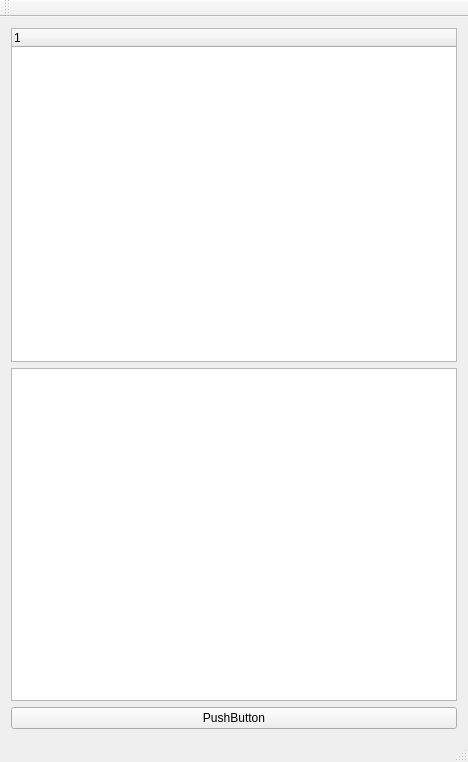
<?xml version="1.0" encoding="UTF-8"?>
<ui version="4.0">
 <class>testClass</class>
 <widget class="QMainWindow" name="testClass">
  <property name="geometry">
   <rect>
    <x>0</x>
    <y>0</y>
    <width>468</width>
    <height>762</height>
   </rect>
  </property>
  <property name="windowTitle">
   <string>test</string>
  </property>
  <widget class="QWidget" name="centralWidget">
   <layout class="QVBoxLayout" name="verticalLayout">
    <item>
     <widget class="QTreeWidget" name="treeWidget">
      <column>
       <property name="text">
        <string notr="true">1</string>
       </property>
      </column>
     </widget>
    </item>
    <item>
     <widget class="QTextEdit" name="textEdit"/>
    </item>
    <item>
     <widget class="QPushButton" name="pushButton">
      <property name="text">
       <string>PushButton</string>
      </property>
     </widget>
    </item>
   </layout>
  </widget>
  <widget class="QMenuBar" name="menuBar">
   <property name="geometry">
    <rect>
     <x>0</x>
     <y>0</y>
     <width>468</width>
     <height>23</height>
    </rect>
   </property>
  </widget>
  <widget class="QToolBar" name="mainToolBar">
   <attribute name="toolBarArea">
    <enum>TopToolBarArea</enum>
   </attribute>
   <attribute name="toolBarBreak">
    <bool>false</bool>
   </attribute>
  </widget>
  <widget class="QStatusBar" name="statusBar"/>
 </widget>
 <layoutdefault spacing="6" margin="11"/>
 <resources>
  <include location="test.qrc"/>
 </resources>
 <connections/>
</ui>
